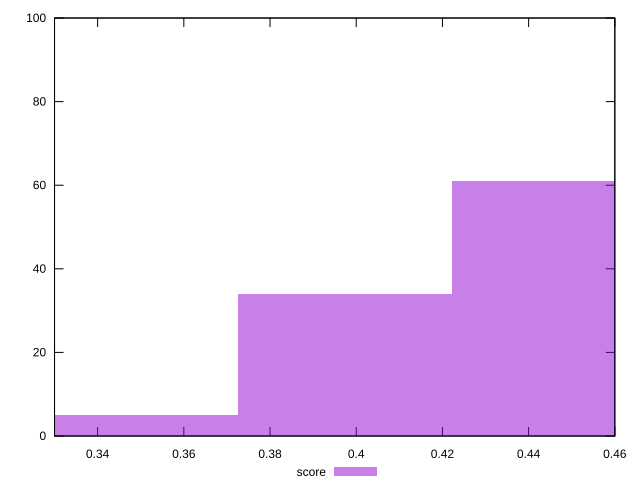

Generate this figure with gnuplot:
reset

$score <<EOF
0.34778633556934174 5
0.4471538600177251 61
0.39747009779353343 34
EOF

set key outside below
set boxwidth 0.04968376222419168
set xrange [0.33:0.46]
set yrange [0:100]
set trange [0:100]
set style fill transparent solid 0.5 noborder
set terminal svg size 640, 490 enhanced background rgb 'white'
set output "report_00015_2021-02-09T16-11-33.973Z/render-blocking-resources/samples/pages+cached/score/histogram.svg"

plot $score title "score" with boxes

reset
